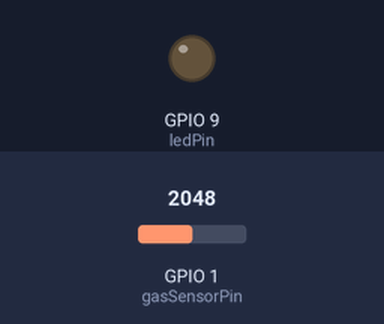
The sketch below on a simulated ESP32-S3. On the bench: output pins drawn as LEDs (lit = HIGH). Inputs (shaded band) come from the test bench; at power-on: GPIO 1 (gasSensorPin) = 2048. WiFi joins after 1.5 s; servers stay silent unless stated; what the sketch prints to the serial monitor is not drawn.

Above: at 0.1 s.
At 1.6 s:
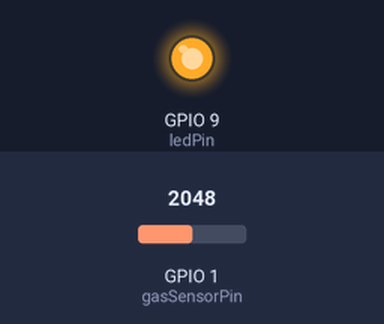
Timing chart, 0 to 3.1 s (numbered marks = the images above):
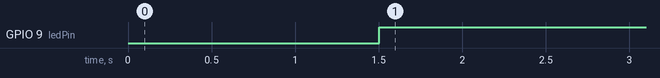

Measured:
- by itself, GPIO 9 (ledPin): LOW → HIGH at 1.5 s

The sketch:

MQ6b.ino
```cpp
#include <WiFi.h>
#include <ThingSpeak.h>

const char* ssid = "RAMESH_NTFiber";   // your network SSID
const char* password = "9849981596";   // your network password

unsigned long myChannelNumber = 1864319;
const char* myWriteAPIKey = "2BDPDA602WO41Z7B";

const int gasSensorPin = A0;  // Analog pin connected to MQ6 sensor
const int ledPin = 9;        // Digital pin connected to LED

WiFiClient client;

void setup() {
  Serial.begin(9600);
  pinMode(ledPin, OUTPUT);
  WiFi.mode(WIFI_STA);
  ThingSpeak.begin(client);  // Initialize ThingSpeak
  wifiConnect();
}

void loop() {
  int gasSensorValue = analogRead(gasSensorPin);  // Read analog value from gas sensor

  Serial.print("Gas Sensor Value: ");
  Serial.println(gasSensorValue);

  if (gasSensorValue > 200) {
    digitalWrite(ledPin, HIGH);  // Turn on the LED when gas is detected
    Serial.println("Gas Leakage Detected!");
  } else {
    digitalWrite(ledPin, LOW);   // Turn off the LED when no gas is detected
  }

  ThingSpeak.setField(1, gasSensorValue);  // Send gas sensor value to Field 1
  ThingSpeak.writeFields(myChannelNumber, myWriteAPIKey);

  delay(1000);  // Delay between readings
}

// Function to connect WiFi
void wifiConnect() {
  Serial.println("Connecting to WiFi!");
  WiFi.begin(ssid, password);
  while (WiFi.status() != WL_CONNECTED) {
    delay(100);
    Serial.print(".");
  }
  Serial.println("WiFi connected.");
}
```
